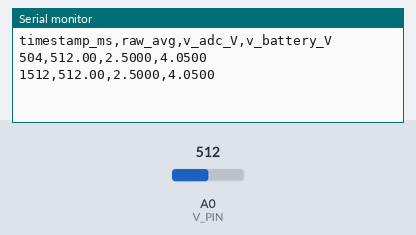
A sketch run on a simulated Arduino Uno, built with avr-gcc and run on an emulated ATmega328P. Shown: the last lines printed to the serial monitor. The inputs (shaded band) are chosen by the test bench; at power-on: A0 (V_PIN) = 512.

Above: at 1.7 s.
1.8 s: A0 (V_PIN) set to 716
At 3.1 s:
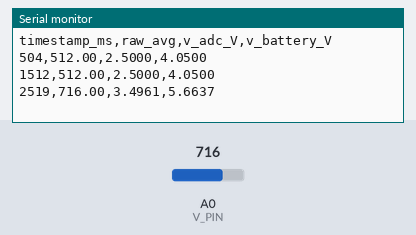
3.3 s: A0 (V_PIN) set to 900
At 4.3 s:
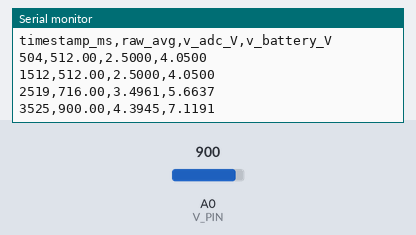
Timing chart, 0 to 6.3 s (numbered marks = the images above; inputs shaded):
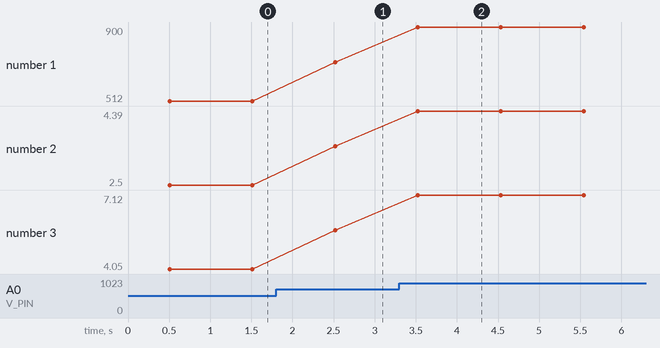

The sketch:

voltage_sensing_calibrated.ino
```cpp
const int V_PIN = A0;
const int NUM_SAMPLES = 16;      // Average 16 readings to reduce noise
                                 // Each analogRead ~110us -> 16 samples ~1.76ms total

float SLOPE     = 1.620;         // Scaling factor (close to (R1+R2)/R2 = 1.62)
float INTERCEPT = 0.000;         // Offset correction in Volts
float raw_avg = 0.0;

float readBatteryVoltage() {
  long sum = 0;
  for (int i = 0; i < NUM_SAMPLES; i++) {
    sum += analogRead(V_PIN);
    delayMicroseconds(200);      // Allow ADC mux to settle between reads
  }
  raw_avg = sum / (float)NUM_SAMPLES;

  // Convert averaged ADC count to actual battery voltage:
  // Step 1: ADC count -> voltage at A0 pin

  float v_adc = (raw_avg / 1024.0) * 5.0;

  // Step 2: Undo the voltage divider scaling, apply calibration
  float v_bat = (v_adc * SLOPE) + INTERCEPT;

  return v_bat;
}

void setup() {
  Serial.begin(115200);
  delay(500);
  Serial.println("timestamp_ms,raw_avg,v_adc_V,v_battery_V");  // CSV header
}

void loop() {
  float voltage = readBatteryVoltage();

  float v_adc = (raw_avg / 1024.0) * 5.0;
  // Print as CSV — matches sensor_data.csv format from your first project
  Serial.print(millis());
  Serial.print(",");
  Serial.print(raw_avg, 2);           // Raw average
  Serial.print(",");
  Serial.print(v_adc, 4);             // Voltage at Arduino pin
  Serial.print(",");
  Serial.print(voltage, 4);           // Final estimated battery voltage
  Serial.println();

  delay(1000);   // 1 reading per second
}
```

Measured:
- after the input at 1.8 s, the serial monitor: prints a new line after 0.72 s (image 1)
- after the input at 3.3 s, the serial monitor: prints a new line after 0.23 s (image 2)
- plotted number 1: 512 → 716 after the input at 1.8 s, 716 → 900 after the input at 3.3 s
- plotted number 2: 2.5 → 3.5 after the input at 1.8 s, 3.5 → 4.39 after the input at 3.3 s
- plotted number 3: 4.05 → 5.66 after the input at 1.8 s, 5.66 → 7.12 after the input at 3.3 s
